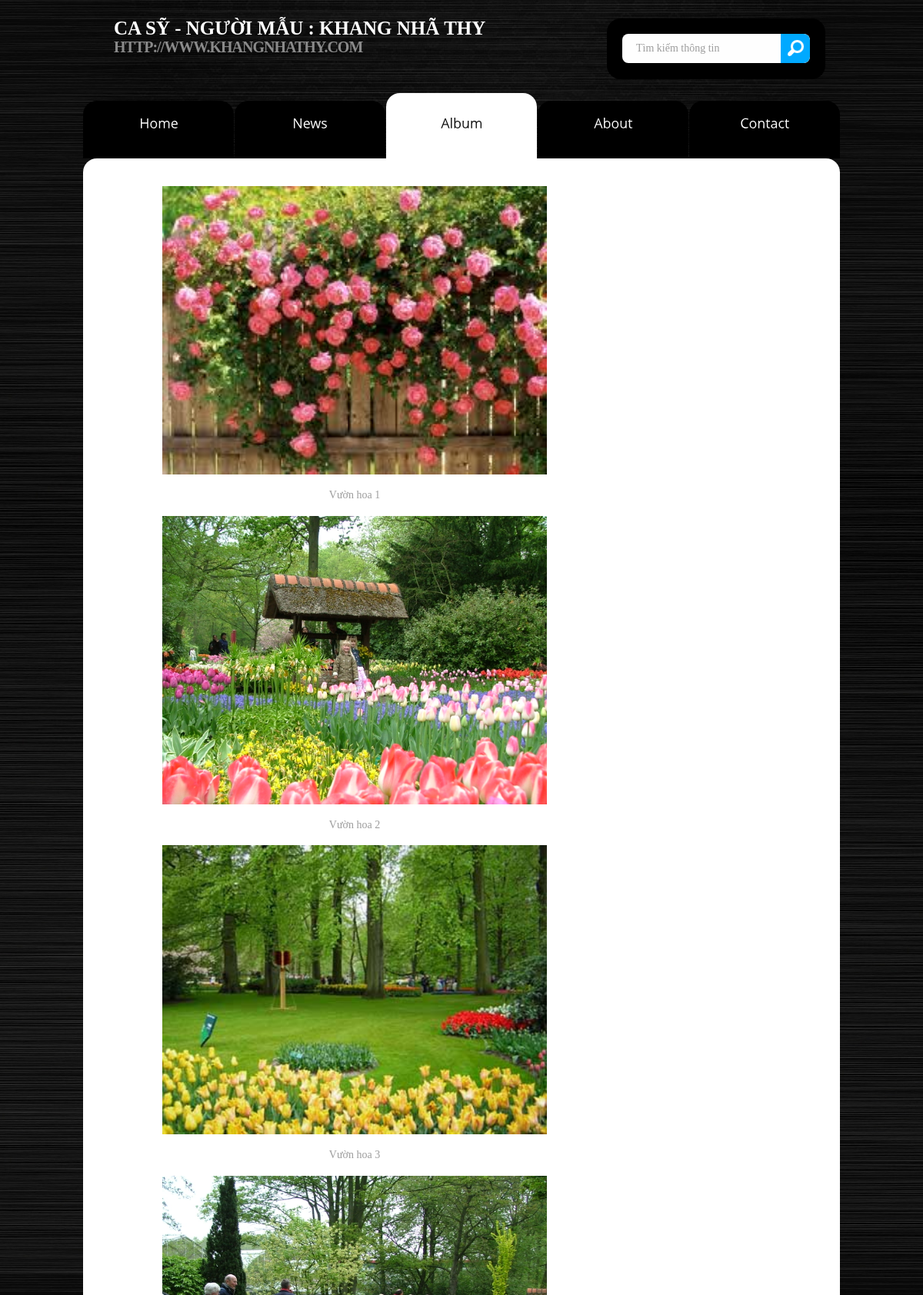
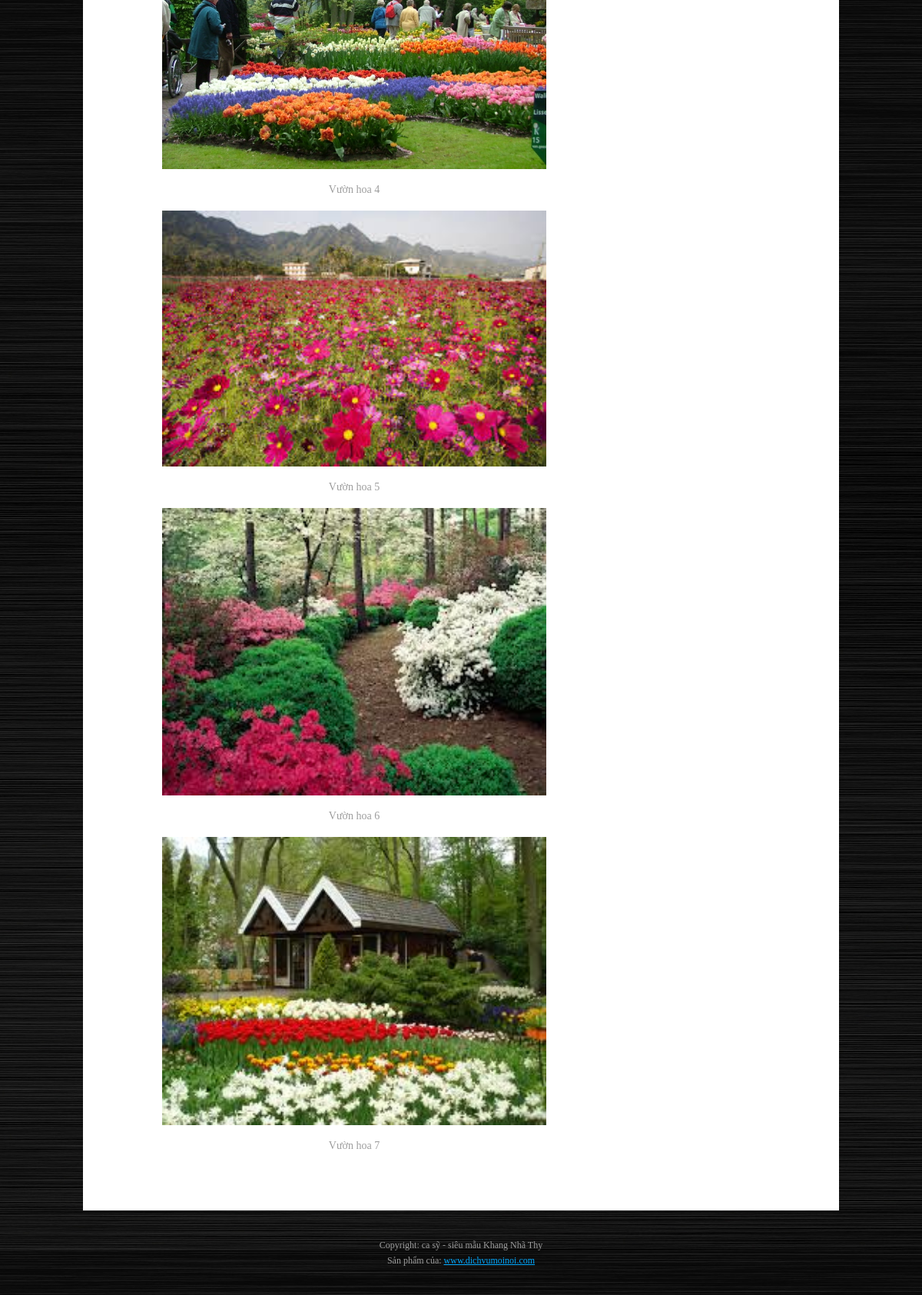
The page /viewalbum.php?id=1 on the database its author committed (2 pictures, top to bottom).
### tables this page shows
CREATE TABLE IF NOT EXISTS `albums_file` (
  `file_ID` int(11) NOT NULL AUTO_INCREMENT,
  `file_name` varchar(500) NOT NULL,
  `file_des` text NOT NULL,
  `file_cat` int(11) NOT NULL,
  PRIMARY KEY (`file_ID`)
);

### viewalbum.php (the view, shortened to what this page needs)
<?php
    if(!isset($_GET['id'])){
        header("Location:album.php");
    }else{
        $id = $_GET['id'];
        if(!is_numeric($id)){
            header("Location:album.php");
        }else{
            $sql = "SELECT * FROM albums_file WHERE file_cat='" . $id . "'";
            $result = mysql_query($sql);
            if(mysql_num_rows($result) == 0){
                header("Location:album.php");
            }else{
?>
    			<section id="content">
    				<div class="padding">
    					<div class="wrapper p4">
    						<div class="col-3">
    							<div class="indent">
                                    <?php
                                        while($row = mysql_fetch_row($result)){
                                            echo '<p align="center">
                    								<img border="0" src="upload/images/' . $row[1] . '" width="500"></p><p align="center">' . $row[2] . '</p>';
                                        }
                                    }
           }
        }
                                     ?>
                                </div>
                            </div>
                        </div>
                    </div>
                </section>
<?php include("footer.php"); ?>

### css/style.css (style rules this page uses)
article, aside, audio, canvas, command, datalist, details, embed, figcaption, figure, footer, header, hgroup, keygen, meter, nav, output, progress, section, source, video { display:block }
html { width:100% }
body { font-family:Tahoma, Tahoma, Tahoma;font-size:100%;color:#9d9d9d;min-width:984px;background:url(../images/body.jpg) center 0 repeat }
.col-1, .col-2, .col-3, .col-4 { float:left }
.wrapper { width:100%;overflow:hidden }
p { margin-bottom:18px }
.p4 { margin-bottom:45px }
.indent { padding:0 0 0px 32px }
#content { width:100%;padding:10px 0 40px;background:#fff;border-radius:0 0 0 0;-moz-border-radius:18px 18px 0 0;-webkit-border-radius:18px 18px 0 0;position:relative;z-index:2 }
#content .padding { padding:24px 12px 0 }

### css/layout.css (style rules this page uses)
#page2 #content .col-3 { width:650px;margin-right:45px }
#page2 #content { padding:12px 0 }

### rows shown on the page
albums_file: file_name (picture), file_des "Vườn hoa 1"
albums_file: file_name (picture), file_des "Vườn hoa 2"
albums_file: file_name (picture), file_des "Vườn hoa 3"
albums_file: file_name (picture), file_des "Vườn hoa 4"
albums_file: file_name (picture), file_des "Vườn hoa 5"
albums_file: file_name (picture), file_des "Vườn hoa 6"
albums_file: file_name (picture), file_des "Vườn hoa 7"
